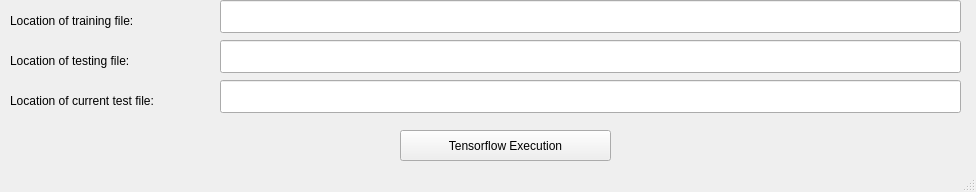
<?xml version="1.0" encoding="UTF-8"?>
<ui version="4.0">
 <class>MainWindow</class>
 <widget class="QMainWindow" name="MainWindow">
  <property name="geometry">
   <rect>
    <x>0</x>
    <y>0</y>
    <width>976</width>
    <height>192</height>
   </rect>
  </property>
  <property name="windowTitle">
   <string>Execute Tensorflow</string>
  </property>
  <widget class="QWidget" name="centralwidget">
   <widget class="QPushButton" name="pushButton">
    <property name="geometry">
     <rect>
      <x>400</x>
      <y>130</y>
      <width>211</width>
      <height>31</height>
     </rect>
    </property>
    <property name="text">
     <string>Tensorflow Execution</string>
    </property>
   </widget>
   <widget class="QLineEdit" name="lineEdit_3">
    <property name="geometry">
     <rect>
      <x>220</x>
      <y>0</y>
      <width>741</width>
      <height>33</height>
     </rect>
    </property>
   </widget>
   <widget class="QLineEdit" name="lineEdit_5">
    <property name="geometry">
     <rect>
      <x>220</x>
      <y>40</y>
      <width>741</width>
      <height>33</height>
     </rect>
    </property>
   </widget>
   <widget class="QLabel" name="label_3">
    <property name="geometry">
     <rect>
      <x>10</x>
      <y>10</y>
      <width>201</width>
      <height>21</height>
     </rect>
    </property>
    <property name="text">
     <string>Location of training file:</string>
    </property>
   </widget>
   <widget class="QLabel" name="label_6">
    <property name="geometry">
     <rect>
      <x>10</x>
      <y>50</y>
      <width>201</width>
      <height>21</height>
     </rect>
    </property>
    <property name="text">
     <string>Location of testing file:</string>
    </property>
   </widget>
   <widget class="QLineEdit" name="lineEdit_6">
    <property name="geometry">
     <rect>
      <x>220</x>
      <y>80</y>
      <width>741</width>
      <height>33</height>
     </rect>
    </property>
   </widget>
   <widget class="QLabel" name="label_7">
    <property name="geometry">
     <rect>
      <x>10</x>
      <y>90</y>
      <width>201</width>
      <height>21</height>
     </rect>
    </property>
    <property name="text">
     <string>Location of current test file:</string>
    </property>
   </widget>
  </widget>
  <widget class="QStatusBar" name="statusbar"/>
 </widget>
 <resources/>
 <connections/>
</ui>
